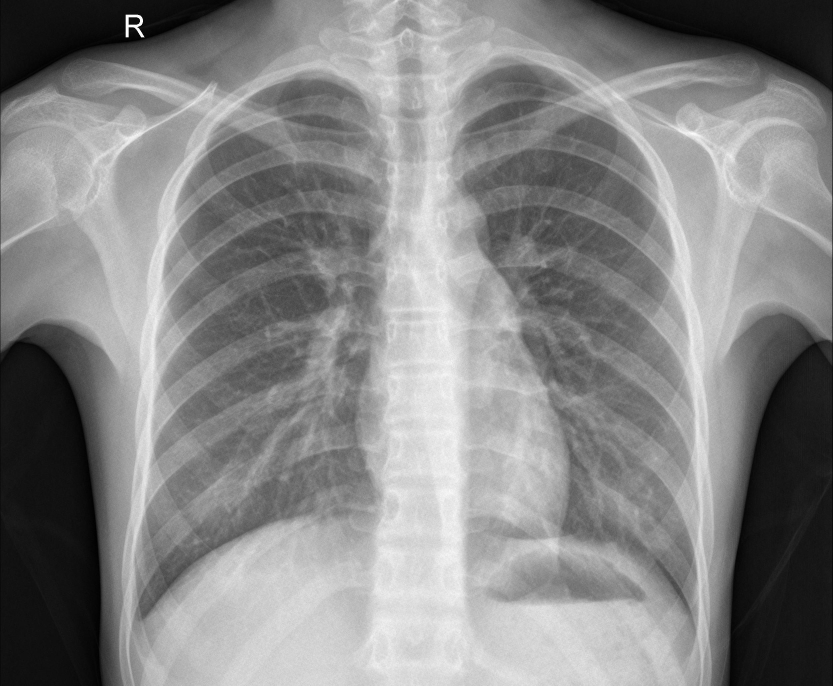
#> input picture data/chest_xray/test/NORMAL/IM-0016-0001.jpeg, 2498 x 2057 px (shown at 1/3 size); its folder holds 3 pictures in this run
$ jupyter execute eda_split.ipynb   (shell and % lines are left out)
#> lines starting #> are read from the running program, lines starting #| are printed output that depends on the picture
## Lister les fichiers et extraires les labels + patientID

[cell 1]
import re
from pathlib import Path

def list_images(base_dir):
    paths, groups, labels = [], [], []

    for split in ['train', 'val', 'test']:
        for label in ['NORMAL', 'PNEUMONIA']:
            folder = Path(base_dir) / split / label
            for img_path in folder.glob('*.jpeg'):
                match = re.match(r"(person\d+|NORMAL2-IM-\d+|IM-\d+)", img_path.name)
                if match is None:
                    raise ValueError(f"Nom de fichier non reconnu : {img_path.name}")
                patient_id = match.group(1)
                paths.append(img_path)
                labels.append(label)
                groups.append(patient_id)
#> pass 2 of the loop in list_images, `for split in ['train', 'val', 'test']:`:
    return paths, labels, groups

[cell 2]
import numpy as np
from sklearn.model_selection import GroupShuffleSplit

paths, labels, groups = list_images(r"C:\Users\DELL\PneumoScan\data\chest_xray")
paths = np.array(paths)
labels = np.array(labels)
groups = np.array(groups)

# 1er split : on isole test (15%) du reste (85%)
splitter_test = GroupShuffleSplit(n_splits=1, test_size=0.15, random_state=42)
remainder_idx, test_idx = next(splitter_test.split(paths, labels, groups=groups))

remainder_paths, remainder_labels, remainder_groups = paths[remainder_idx], labels[remainder_idx], groups[remainder_idx]
test_paths, test_labels, test_groups = paths[test_idx], labels[test_idx], groups[test_idx]

# 2e split : sur le reste, on isole val (15% du reste) et train (85% du reste)
splitter_val = GroupShuffleSplit(n_splits=1, test_size=0.15, random_state=42)
train_idx, val_idx = next(splitter_val.split(remainder_paths, remainder_labels, groups=remainder_groups))

train_paths, train_labels, train_groups = remainder_paths[train_idx], remainder_labels[train_idx], remainder_groups[train_idx]
val_paths, val_labels, val_groups = remainder_paths[val_idx], remainder_labels[val_idx], remainder_groups[val_idx]

print("split effectué")

[cell 3]
from collections import Counter

print("Tailles -> train:", len(train_paths), "val:", len(val_paths), "test:", len(test_paths))
print("Labels train:", Counter(train_labels))
print("Labels val:", Counter(val_labels))
print("Labels test:", Counter(test_labels))

train_set, val_set, test_set = set(train_groups), set(val_groups), set(test_groups)
print("Chevauchement patients train/val:", len(train_set & val_set))
print("Chevauchement patients train/test:", len(train_set & test_set))
print("Chevauchement patients val/test:", len(val_set & test_set))

# Dimensions des images

[cell 4]
from PIL import Image
from collections import Counter

sizes=[]
modes=[]

for p in train_paths:
    img = Image.open(p)
#> img is the input picture: PIL image 2498x2057 L; min 0, max 255, mean 134.1
    sizes.append(img.size)
    modes.append(img.mode)
#> pass 2 of the loop `for p in train_paths:`:
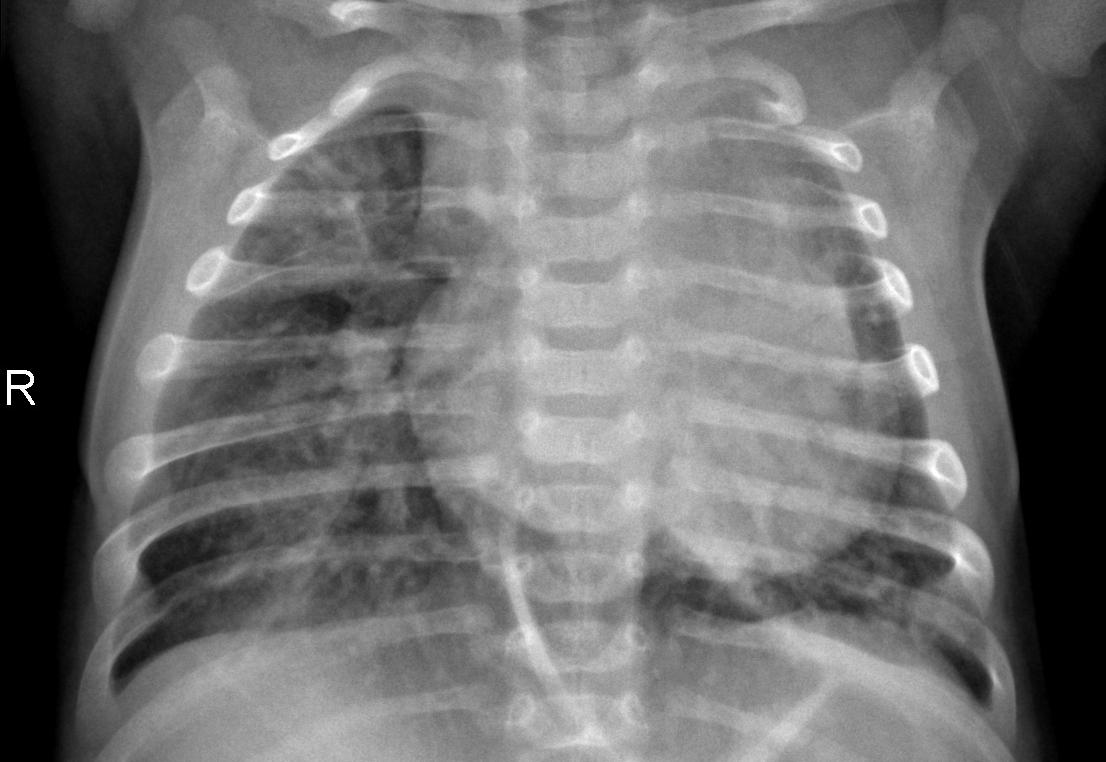
#> input picture data/chest_xray/test/PNEUMONIA/person100_bacteria_475.jpeg, 1106 x 762 px
#> img is the input picture: PIL image 1106x762 L; min 0, max 255, mean 110.6

print("Modes rencontrées : ", Counter(modes))
print("Nombre de tailles rencontrées : " , len(set(sizes)))
print("5 tailles les plus fréquentes : " , Counter(sizes).most_common(5))

## Redimensionnement des images en 64x64 , uniformisation des images au niveau gris , apatissement des images

[cell 5]
import numpy as np
def preprocess_images(paths , size=(64, 64)):
    vectors = []
    for p in paths :
        img = Image.open(p).convert("L") #Conversion en gris
        img = img.resize(size) #Redimensionnement
        arr = np.array(img , dtype=np.float32)
        arr = arr/255 #Normaliser les pixes entre 0 et 1
        vectors.append(arr.flatten())
    return np.array(vectors)

X_train = preprocess_images(train_paths)
#> in preprocess_images, `img = img.resize(size)`:
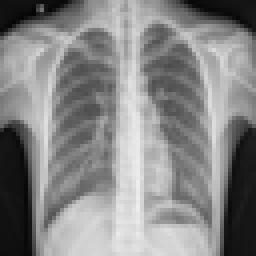
#> img: PIL image 64x64 L (shown 4 times larger); min 5, max 237, mean 134.2
#> pass 2 of the loop in preprocess_images, `for p in paths :`:
#> in preprocess_images, `img = img.resize(size)`:
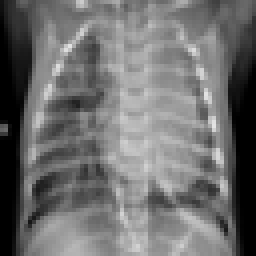
#> img: PIL image 64x64 L (shown 4 times larger); min 0, max 227, mean 110.6
X_val = preprocess_images(val_paths)
#> call 2 of preprocess_images, with paths = array of shape (3,), size = (64, 64)
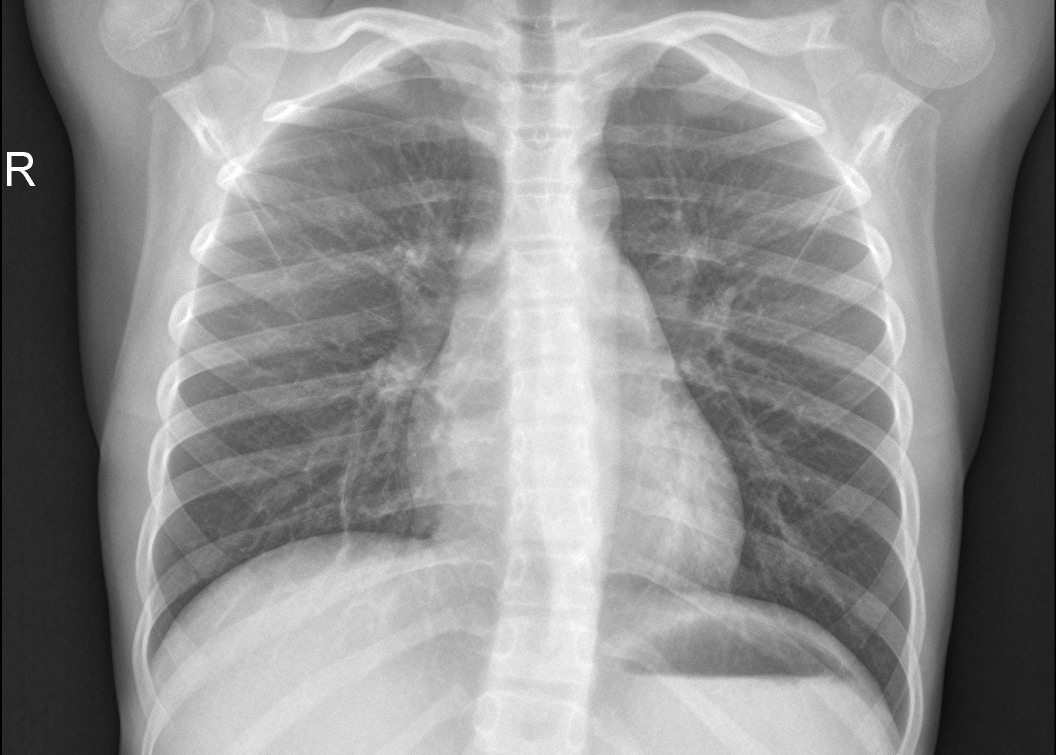
#> input picture data/chest_xray/test/NORMAL/IM-0003-0001.jpeg, 2111 x 1509 px (shown at 1/2 size)
#> in preprocess_images, img is the input picture: PIL image 2111x1509 L; min 0, max 255, mean 142.4
#> in preprocess_images (call 2), `img = img.resize(size)`:
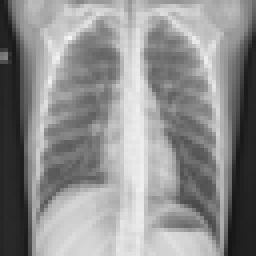
#> img: PIL image 64x64 L (shown 4 times larger); min 21, max 245, mean 142.5
#> pass 2 of the loop in preprocess_images, `for p in paths :`:
X_test = preprocess_images(test_paths)
#> call 3 of preprocess_images, with paths = array of shape (3,), size = (64, 64)
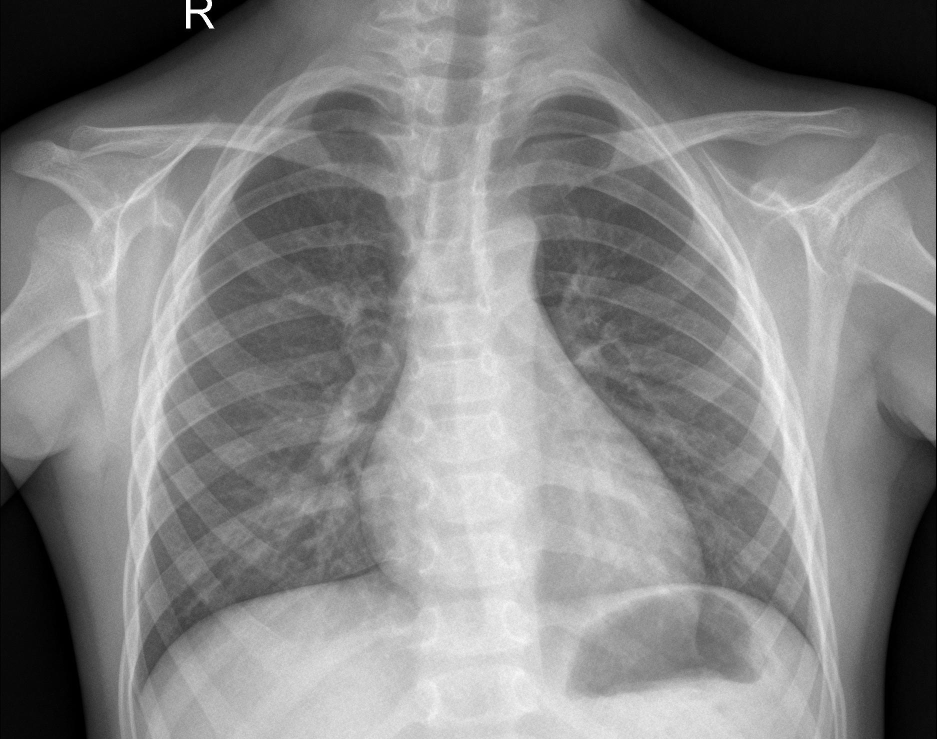
#> input picture data/chest_xray/test/NORMAL/IM-0010-0001.jpeg, 1873 x 1478 px (shown at 1/2 size)
#> in preprocess_images, img is the input picture: PIL image 1873x1478 L; min 0, max 255, mean 132.6
#> in preprocess_images (call 3), `img = img.resize(size)`:
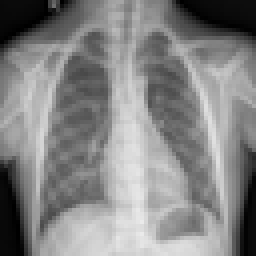
#> img: PIL image 64x64 L (shown 4 times larger); min 0, max 234, mean 132.7
#> pass 2 of the loop in preprocess_images, `for p in paths :`:

y_train = (train_labels == "PNEUMONIA").astype(int)
y_val = (val_labels == "PNEUMONIA").astype(int)
y_test = (test_labels == "PNEUMONIA").astype(int)

print(X_train.shape, y_train.shape)
#| (6, 4096) (6,)
print("traitement terminé")

## Entrainement du modèle avec logisticLinearRegression

[cell 6]
from sklearn.linear_model import LogisticRegression
from sklearn.metrics import accuracy_score, precision_score , recall_score , confusion_matrix , roc_auc_score

model = LogisticRegression(max_iter = 1000 , random_state = 42 )
model.fit(X_train , y_train )

y_pred = model.predict(X_val)
#> y_pred = [0, 0, 0]
y_proba = model.predict_proba(X_val)[:,1]
#> y_proba = [0.457, 0.457, 0.457]


print("Accuracy :", accuracy_score(y_val, y_pred))
#| Accuracy : 1.0
print("Precision :", precision_score(y_val, y_pred))
#| Precision : 0.0
print("Recall :", recall_score(y_val, y_pred))
#| Recall : 0.0
print("ROC-AUC :", roc_auc_score(y_val, y_proba))
#| ROC-AUC : nan
print("Matrice de confusion :\n", confusion_matrix(y_val, y_pred))
#| Matrice de confusion :
#|  [[3]]
